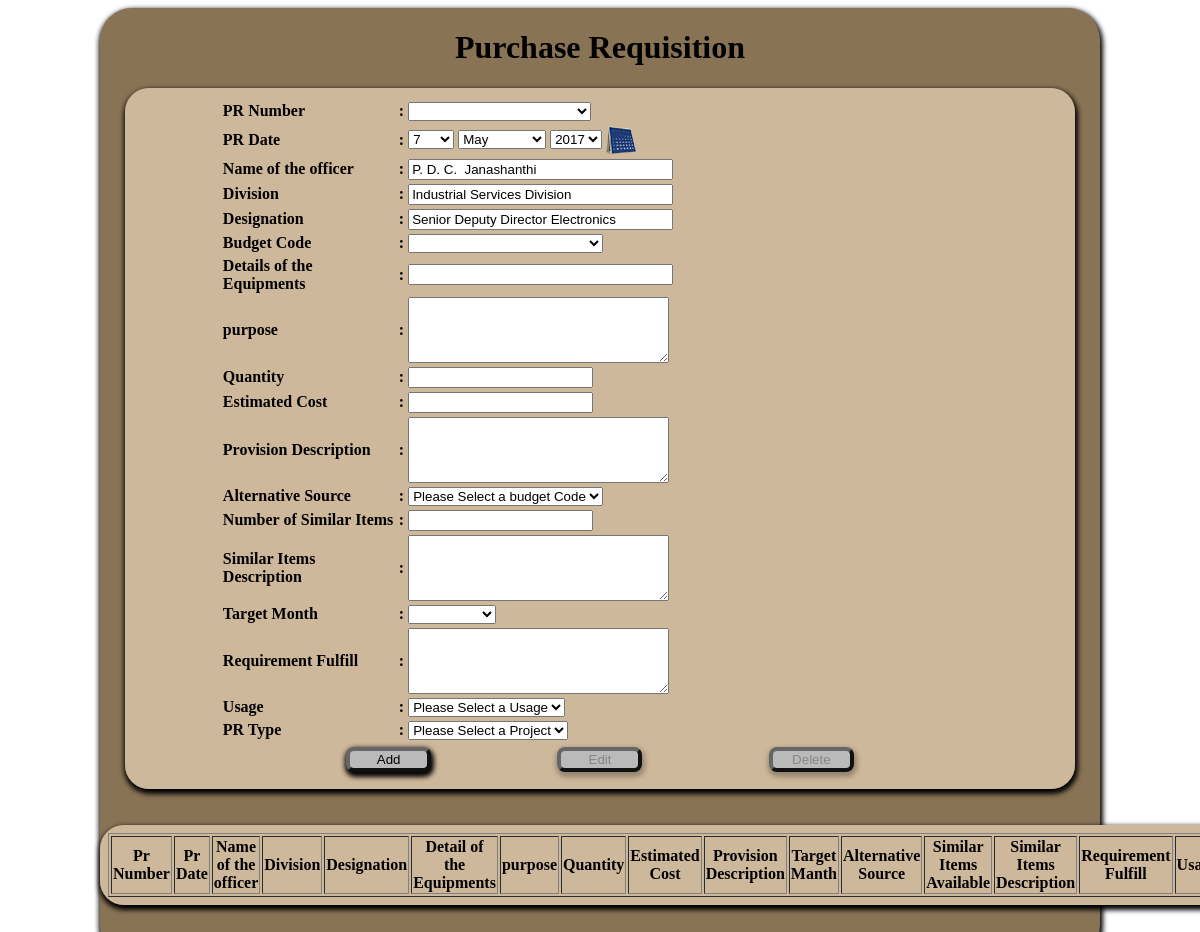
The page /pr_request2-13.php (signed in) on the database its author committed.
### tables this page shows
CREATE TABLE `emp_details_tbl` (
  `EmpNo` int(10) NOT NULL,
  `tec_member` varchar(10) NOT NULL,
  `Title` varchar(10) DEFAULT NULL,
  `Fullname` varchar(200) DEFAULT NULL,
  `NICNum` varchar(10) DEFAULT NULL,
  `DOB` date DEFAULT NULL,
  `Gender` varchar(6) DEFAULT NULL,
  `Email` varchar(100) DEFAULT NULL,
  `MobileNo` varchar(15) DEFAULT NULL,
  `DateofAppoinment` date DEFAULT NULL,
  `DivisionCode` int(5) DEFAULT NULL,
  `DesigCode` int(5) DEFAULT NULL,
  `EmpTypeCode` int(2) DEFAULT NULL,
  `CategoryCode` int(3) DEFAULT NULL,
  `RetirementDT` date DEFAULT NULL
);

CREATE TABLE `division_tbl` (
  `DivisionCode` int(5) NOT NULL,
  `Division` varchar(150) DEFAULT NULL,
  `sh_code` varchar(5) NOT NULL,
  `category` char(1) NOT NULL
);

CREATE TABLE `designation_tbl` (
  `DesigCode` int(5) NOT NULL,
  `Designation` varchar(150) NOT NULL
);

### phpfncs/Database.php (called while the page is built, shortened)
<?php
class DBOperations
{
private $ServerCon;
	public function Connect_to_DB($db)
	{
	$this->ServerCon = mysql_connect("localhost","root","");
	if (!$this->ServerCon)
		  {
		  die('Could not connect: ' . mysql_error());
		  }
	  else
		  {
			$this->DbCon =mysql_select_db('misaccdb', $this->ServerCon);
		  }
	}
	public function Exe_Qry($query)
	{
			$result = mysql_query($query, $this->ServerCon);
				if(!$result)
				{
					die('DB Error: ' . mysql_error(). " <br/>" .$query);
					echo '<script> alert ("'. mysql_error() .'"); </script>';
				}
				else
				{
					return $result;
				}
	}
	public function Next_Record($result)
	{
			return mysql_fetch_array($result);
	}
}
?>

### pr_request2-13.php (the view, shortened to what this page needs)
<html>
<head>
<?php
require_once ("phpfncs/Database.php");
$db =new DBOperations('d');
$fncs= new FRMOperations();
$butOp=false;
$Quantity="";
$EstCost="";
if (isset($_POST['dtls_of_equipment']))
{
	$dtls_of_equipment=$_POST['dtls_of_equipment'];
}
else
{
	$dtls_of_equipment="";
}
if (isset($_POST['purpose']))
{
	$purpose=$_POST['purpose'];
}
else
{
	$purpose="";
}
if (isset($_POST['Quantity']))
{
	$Quantity=$_POST['Quantity'];
}
else
{
	$Quantity="";
}
if (isset($_POST['provision_des']))
{
	$provision_des=$_POST['provision_des'];
}
else
{
	$provision_des="";
}
if (isset($_POST['EstCost']))
{
	$EstCost=$_POST['EstCost'];
}
else
{
	$EstCost="";
}
if (isset($_POST['provision_des']))
{
	$provision_des=$_POST['provision_des'];
}
else
{
	$provision_des="";
}
if (isset($_POST['PsEqi']))
{
	$PsEqi=$_POST['PsEqi'];
}
else
{
	$PsEqi="";
}
if (isset($_POST['req_fulfill']))
{
	$req_fulfill=$_POST['req_fulfill'];
}
else
{
	$req_fulfill="";
}
?>
<link href="css/Css_file.css" rel="stylesheet" type="text/css">
</head>
<body onLoad="sessSet('pr_request.php')" onClick="mytstfunc()">
<div id="wrapp">
 <form id="form1" name="form1" method="post" action="" >
  <table id="wrapped2" align="center" width="136%"  border="0" cellpadding="10" cellspacing="1">
   <caption>
   <h1>Purchase Requisition</h1>
   </caption>
   <tr>
    <td><table border="0" align="center">
      <tr>
       <th width="172" align="left">PR Number</th>
       <th width="5">:</th>
       <td width="569"><?php
	   	echo'<select name = "PrCodeLst" id = "PrCodeLst"  onChange="document.form1.submit()">
		<option value="new">Please Select a Pr Number</option>';
		echo'</select>';
	   ?>
       </td>
      </tr>
      <tr>
       <th align="left">PR Date</th>
       <th>:</th>
       <td><?php $fncs->CrtCalender("Prdate",date('y-m-d'),0);?></td>
      </tr>
      <tr>
       <th align="left">Name of the officer</th>
       <th>:</th><?php
	    $empno = $_SESSION['proclogin_un'];
	$ress = $db->Exe_Qry("select * from emp_details_tbl WHERE EmpNo='$empno'");
		while ($roww = $db->Next_Record($ress))
	    {
	       $fullname=$roww["Fullname"];
		}?>
       <td><input type="text" name="name_officer" id="name_officer" size="30" value="<?php echo $fullname;
		?>" /></td>
      </tr>
       <tr>
       <th align="left">Division</th>
       <th>:</th><?php
	    $empno = $_SESSION['proclogin_un'];
	$ress = $db->Exe_Qry("select * from division_tbl WHERE DivisionCode=(SELECT DivisionCode FROM emp_details_tbl WHERE EmpNo='$empno')");
		while ($roww = $db->Next_Record($ress))
	    {
	       $division=$roww["Division"];
		}?>
       <td><input type="text" name="divisionCode" id="divisionCode" size="30" value="<?php echo $division;
		?>" /></td>
      </tr>
       <tr>
       <th align="left">Designation</th>
       <th>:</th><?php
	    $empno = $_SESSION['proclogin_un'];
	$ress = $db->Exe_Qry("select * from designation_tbl WHERE DesigCode=(SELECT DesigCode FROM emp_details_tbl WHERE EmpNo='$empno')");
		while ($roww = $db->Next_Record($ress))
	    {
	       $desig=$roww["Designation"];
		}?>
       <td><input type="text" name="desigCode" id="desigCode" size="30" value="<?php echo $desig;
		?>" /></td>
      </tr>
	    <tr>
       <th align="left">Budget Code</th>
       <th>:</th>
       <td><select name="budCode" id = "budCode"  onChange="document.form1.submit()">
       </select></td>
      </tr>
	   <tr>
       <th align="left">Details of the Equipments</th>
       <th>:</th>
       <td><input type="text" name="dtls_of_equipment" id="dtls_of_equipment" size="30" value="<?php echo $dtls_of_equipment;?>" /></td>
      </tr>
	   <tr>
       <th align="left">purpose</th>
       <th>:</th>
       <td><textarea type="text" name="purpose" id="purpose"rows="4" cols="30"> <?php echo $purpose;?> </textarea> </td>
      </tr>
      <tr>
       <th align="left">Quantity</th>
       <th>:</th>
       <td><input type="text" name="Quantity" id="Quantity" value="<?php echo $Quantity;?>" /> </td>
      </tr>
      <tr>
       <th align="left">Estimated Cost</th>
       <th>:</th>
       <td><input type="text" name="EstCost" id="EstCost" value="<?php echo $EstCost;?>" /> </td>
      </tr>
      <tr>
       <th align="left">Provision Description</th>
       <th>:</th>
       <td><textarea type="text" name="provision_des" id="provision_des"rows="4" cols="30"> <?php echo $provision_des;?> </textarea> </td>
      </tr>
      <tr>
       <th align="left">Alternative Source</th>
       <th>:</th>
          <td><select name="AltReso" id = "AltReso"  >
	   <?php
	   echo'<option value="new">Please Select a budget Code</option>';
	   ?>
       </select></td>
      </tr>
       <tr>
       <th align="left"> Number of Similar Items</th>
       <th>:</th>
       <td><input type="text" name="SimItems" id="SimItems" <?php echo $SimItems;?>/></td>
      </tr>
      <tr>
       <th align="left">Similar Items Description</th>
       <th>:</th>
       <td><textarea type="text" name="PsEqi" id="PsEqi"  rows="4" cols="30"><?php echo $PsEqi;?></textarea></td>
      </tr>
	  <tr>
       <th align="left">Target Month</th>
       <th>:</th>
       <td><select id ="target_month" name="target_month">
      </select>
      </td>
      </tr>
      <tr>
       <th align="left"> Requirement Fulfill</th>
       <th>:</th>
       <td><textarea type="text" name="req_fulfill" id="req_fulfill" rows="4" cols="30"><?php echo $req_fulfill;?></textarea></td>
      </tr>
      <tr>
       <th align="left">Usage</th>
       <th>:</th>
       <td>
       <?php
	   	echo'<select name = "Usage" id = "Usage" >
		<option value="new">Please Select a Usage</option>';
		echo'</select>';
	   ?> </td>
      </tr>
	  <tr>
       <th align="left">PR Type</th>
       <th>:</th>
       <td>
       <?php
	   	echo'<select name = "Pr_type" id = "Pr_type" >
		<option value="new">Please Select a Project</option>';
		echo'</select>';
	   ?></td>
      </tr>
      <tr>
       <td colspan="4"><table width="100%" border="0">
         <tr>
          <td class="tbrow" width="6%">&nbsp;</td>
          <td class="tbrow" width="22%"><div align="center">
            <input name="btnAdd" type="submit" id="btnAdd" value="Add" <?php if ($butOp){echo 'disabled="disabled"';}?> />
           </div></td>
          <td class="tbrow" width="22%"><div align="center">
            <input name="btnEdi" type="submit" id="btnEdi" value="Edit" <?php if ($butOp==false){echo 'disabled="disabled"';}?> />
           </div></td>
          <td class="tbrow" width="22%"><div align="center">
            <input name="btnDel" type="submit" id="btnDel" value="Delete" <?php if ($butOp==false){echo 'disabled="disabled"';}?> />
           </div></td>
          <td class="tbrow"  width="6%">&nbsp;</td>
         </tr>
        </table>
         </td>
      </tr>
   </table></td>
   </tr>
  </table>
  <br />
  <br />
  <table width="1429"  cellpadding="5" cellspacing="3" id="wrapped">
   <tr>
    <th width="1162">
    <table id="tbl_district" border="1"  align="center" style="font-size:16px;" >
    <tr>
    <th>Pr Number</th>
    <th>Pr Date</th>
    <th>Name of the officer</th>
	<th>Division</th>
	<th>Designation</th>
	<th>Detail of the Equipments</th>
	<th>purpose</th>
    <th>Quantity</th>
    <th>Estimated Cost</th>
    <th>Provision Description</th>
	<th>Target Manth</th>
    <th>Alternative Source</th>
    <th>Similar Items Available</th>
    <th>Similar Items Description</th>
    <th>Requirement Fulfill</th>
    <th>Usage</th>
    </tr>
	</table>
    </th>
   </tr>
  </table>
 </form>
 <br />
 <br />
</div>
</body>
</html>

### css/Css_file.css (style rules this page uses)
Caption { color:#000000; white-space:nowrap; }
#wrapp { width:1000px; margin:auto; background:#897355; box-shadow:1px 3px 5px 2px; border-radius:2em; }
input[type="submit"],#browse,#start-upload,.butt { background:#bababa; border-radius: 8px; border-color:#666666; border-width:4px; width:85px; box-shadow:1px 3px 5px 2px; }
#wrapped { background:url(../images/inbg5.png); margin:auto; width:750px; box-shadow:1px 3px 5px 2px; border-radius:1.5em; }
#wrapped2 { background:url(../images/inbg5.png); margin:auto; width:95%; box-shadow:1px 3px 5px 2px; border-radius:1.5em; }
th, td { font-weight:bolder; vertical-align:central; color:#000; font-size:16px; }

### rows shown on the page
emp_details_tbl: name_officer "P. D. C. Janashanthi"
division_tbl: divisionCode "Industrial Services Division"
designation_tbl: desigCode "Senior Deputy Director Electronics"

### other values the page prints
form field value "7"
form field value "May"
form field value "2017"
